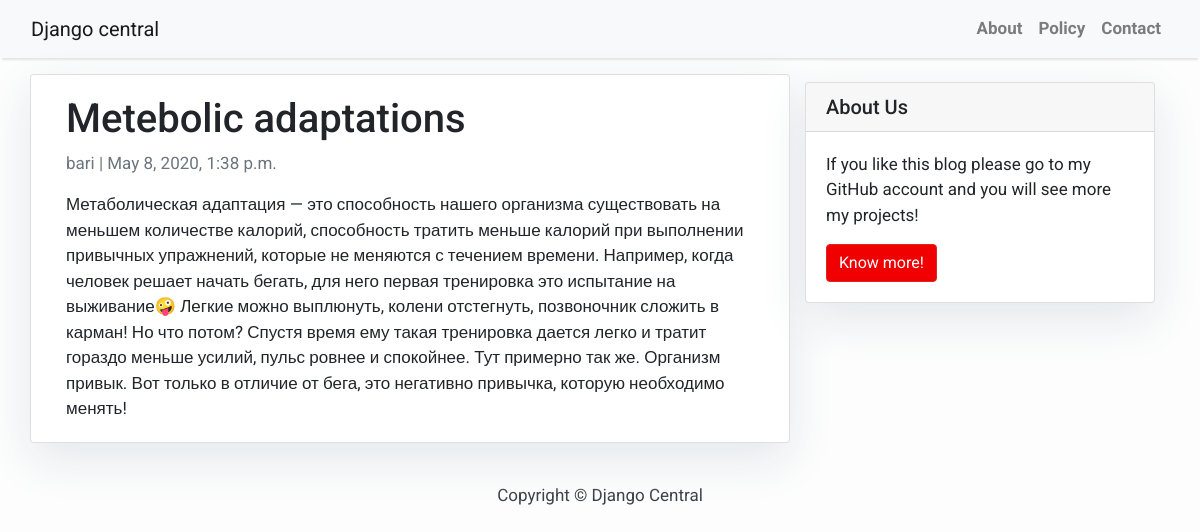
Screenshot of /metebolic-adaptations/ with the database file from the repository.
### blog/models.py (models this page shows, shortened)
class Post(models.Model):
    title = models.CharField(max_length=200, unique=True)
    slug = models.SlugField(max_length=200, unique=True)
    author = models.ForeignKey(User, on_delete= models.CASCADE,related_name='blog_posts')
    updated_on = models.DateTimeField(auto_now= True)
    content = models.TextField()
    created_on = models.DateTimeField(auto_now_add=True)
    status = models.IntegerField(choices=STATUS, default=0)
    class Meta:
        ordering = ['-created_on']

### blog/views.py (the view)
# urls.py: path('<slug:slug>/', views.PostDetail.as_view(), name='post_detail'),
class PostDetail(generic.DetailView):
    model = Post
    template_name = 'post_detail.html'

### blog/templates/post_detail.html
{% extends 'base.html' %} {% block content %}
<div class="container">
  <div class="row">
    <div class="col-md-8 card mb-4  mt-3 left  top">
      <div class="card-body">
        <h1>{% block title %} {{ object.title }} {% endblock title %}</h1>
        <p class=" text-muted">{{ post.author }} | {{ post.created_on }}</p>
        <p class="card-text ">{{ object.content | safe }}</p>
      </div>
    </div>
    {% block sidebar %} {% include 'sidebar.html' %} {% endblock sidebar %}
  </div>
</div>
{% endblock content %}

### blog/templates/base.html (style rules this page uses)
body { font-family: "Roboto", sans-serif; font-size: 17px; background-color: #fdfdfd; }

### blog/templates/sidebar.html (style rules this page uses)
.card { box-shadow: 0 16px 48px #E3E7EB; }

### rows the page displays
Post: title "Metebolic adaptations", author "bari", created_on "May 8, 2020, 1:38 p.m.", content "Метаболическая адаптация — это способность нашего организма существовать на меньшем количестве калорий, способность тратить меньше калорий при выполнении привычных упражнений, которые не меняются с течением времени. Например, когда человек решает начать бегать, для него первая тренировка это испытание на выживание🤪 Легкие можно выплюнуть, колени отстегнуть, позвоночник сложить в карман! Но что потом? Спустя время ему такая тренировка дается легко и тратит гораздо меньше усилий, пульс ровнее и спокойнее. Тут примерно так же. Организм привык. Вот только в отличие от бега, это негативно привычка, которую необходимо менять! ⠀"
